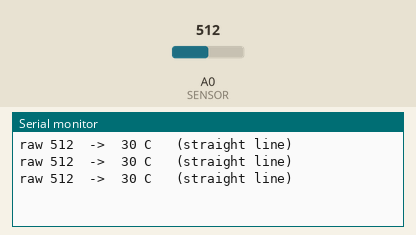
Bench run of a sketch on a simulated Arduino Uno, built with avr-gcc and run on an emulated ATmega328P. On the bench: the last lines printed to the serial monitor. The test bench sets the inputs (shaded band); at power-on: A0 (SENSOR) = 512.

Above: at 1.3 s.
1.4 s: A0 (SENSOR) set to 716
At 1.9 s:
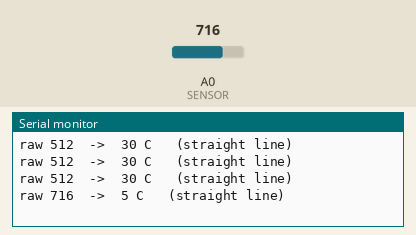
2.9 s: A0 (SENSOR) set to 900
At 3.4 s:
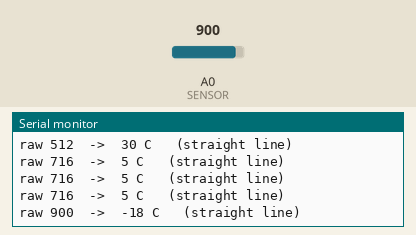
Timing chart, 0 to 5.9 s (numbered marks = the images above; inputs shaded):
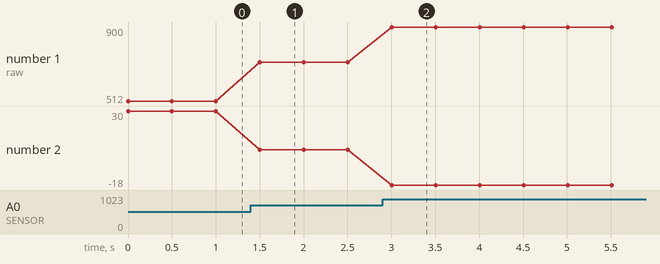

Measured:
- after the input at 1.4 s, the serial monitor: prints a new line after 0.10 s (image 1)
- after the input at 2.9 s, the serial monitor: prints a new line after 0.10 s (image 2)
- plotted number 1: 512 → 716 after the input at 1.4 s, 716 → 900 after the input at 2.9 s
- plotted number 2: 30 → 5 after the input at 1.4 s, 5 → -18 after the input at 2.9 s

The sketch:

sketch.ino
```cpp
// Arduino in Your Browser — Episode 9: the WRONG way to read an NTC (straight-line map)
// ChinarSoft | Wokwi Arduino Uno, no hardware needed
//
// NTC module OUT -> A0. Hotter = SMALLER number.
// -24 °C reads 953, 80 °C reads 115 ... so map() between them, right?
// Click the sensor and change the temperature. Try 40 °C.

const int SENSOR = A0;

void setup() {
  Serial.begin(9600);
}

void loop() {
  int raw = analogRead(SENSOR);
  int celsius = map(raw, 953, 115, -24, 80);   // a straight line ... wrong!

  Serial.print("raw ");
  Serial.print(raw);
  Serial.print("  ->  ");
  Serial.print(celsius);
  Serial.println(" C   (straight line)");
  delay(500);
}
```
